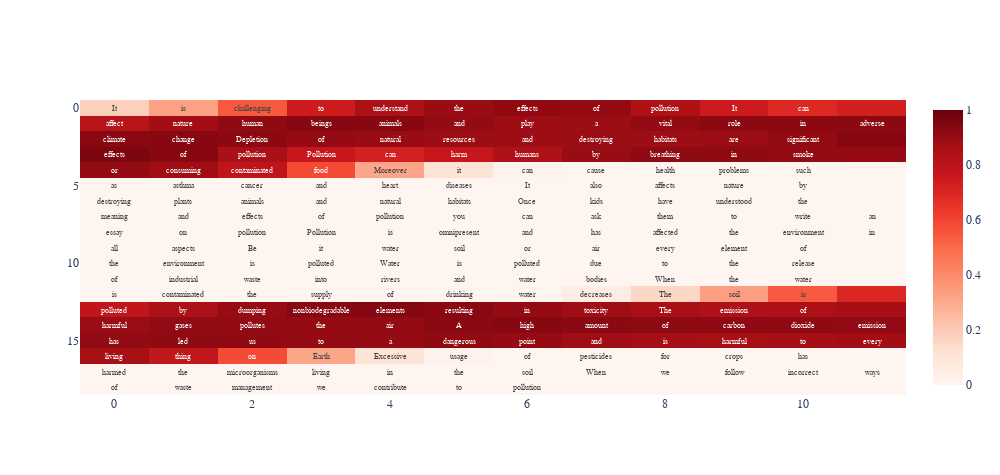

The notebook cell saved with this chart:
### Code cell
fig.show()

### Figure 1 — Plotly figure (JSON) as saved in the notebook; plotly's stock layout.template omitted (floating-point values rounded to 4 significant figures; data arrays with more than 128 entries replaced by an {"elided": "..."} marker saying what was removed)
{"data": [{"colorscale": [[0, "rgb(255,245,240)"], [0.125, "rgb(254,224,210)"], [0.25, "rgb(252,187,161)"], [0.375, "rgb(252,146,114)"], [0.5, "rgb(251,106,74)"], [0.625, "rgb(239,59,44)"], [0.75, "rgb(203,24,29)"], [0.875, "rgb(165,15,21)"], [1, "rgb(103,0,13)"]], "customdata": {"elided": "19 rows, 216 str values in total"}, "dx": 1, "hovertemplate": "%{customdata} <br><b>Score:%{z:.3f}<extra></extra>", "text": {"elided": "19 rows, 216 str values in total"}, "textfont": {"size": 8}, "texttemplate": "%{text}", "type": "heatmap", "x0": 0, "z": {"elided": "19x12 float values"}, "zmax": 1, "zmin": 0}], "layout": {"font": {"family": "sans-serif"}, "height": 475, "width": 1000, "yaxis": {"autorange": "reversed"}}}
